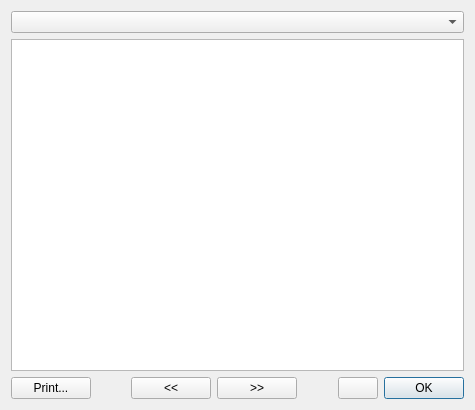
<?xml version="1.0" encoding="UTF-8"?>
<ui version="4.0">
 <class>CSatEvents</class>
 <widget class="QDialog" name="CSatEvents">
  <property name="geometry">
   <rect>
    <x>0</x>
    <y>0</y>
    <width>475</width>
    <height>410</height>
   </rect>
  </property>
  <property name="windowTitle">
   <string>Dialog</string>
  </property>
  <layout class="QVBoxLayout" name="verticalLayout">
   <item>
    <widget class="QComboBox" name="comboBox"/>
   </item>
   <item>
    <widget class="QTreeView" name="treeView">
     <property name="editTriggers">
      <set>QAbstractItemView::NoEditTriggers</set>
     </property>
     <property name="alternatingRowColors">
      <bool>true</bool>
     </property>
     <property name="rootIsDecorated">
      <bool>false</bool>
     </property>
    </widget>
   </item>
   <item>
    <layout class="QHBoxLayout" name="horizontalLayout">
     <item>
      <widget class="QPushButton" name="pushButton_4">
       <property name="text">
        <string>Print...</string>
       </property>
      </widget>
     </item>
     <item>
      <spacer name="horizontalSpacer">
       <property name="orientation">
        <enum>Qt::Horizontal</enum>
       </property>
       <property name="sizeHint" stdset="0">
        <size>
         <width>40</width>
         <height>20</height>
        </size>
       </property>
      </spacer>
     </item>
     <item>
      <widget class="QPushButton" name="pushButton">
       <property name="toolTip">
        <string>Previous day.</string>
       </property>
       <property name="text">
        <string>&lt;&lt;</string>
       </property>
      </widget>
     </item>
     <item>
      <widget class="QPushButton" name="pushButton_2">
       <property name="toolTip">
        <string>Next day.</string>
       </property>
       <property name="text">
        <string>&gt;&gt;</string>
       </property>
      </widget>
     </item>
     <item>
      <spacer name="horizontalSpacer_2">
       <property name="orientation">
        <enum>Qt::Horizontal</enum>
       </property>
       <property name="sizeHint" stdset="0">
        <size>
         <width>40</width>
         <height>20</height>
        </size>
       </property>
      </spacer>
     </item>
     <item>
      <widget class="QPushButton" name="pushButton_5">
       <property name="toolTip">
        <string>Center &amp; Set map time</string>
       </property>
       <property name="text">
        <string/>
       </property>
       <property name="icon">
        <iconset resource="resource.qrc">
         <normaloff>:/res/set_map_time.png</normaloff>:/res/set_map_time.png</iconset>
       </property>
      </widget>
     </item>
     <item>
      <widget class="QPushButton" name="pushButton_3">
       <property name="text">
        <string>OK</string>
       </property>
       <property name="default">
        <bool>true</bool>
       </property>
      </widget>
     </item>
    </layout>
   </item>
  </layout>
 </widget>
 <resources>
  <include location="resource.qrc"/>
 </resources>
 <connections/>
</ui>
